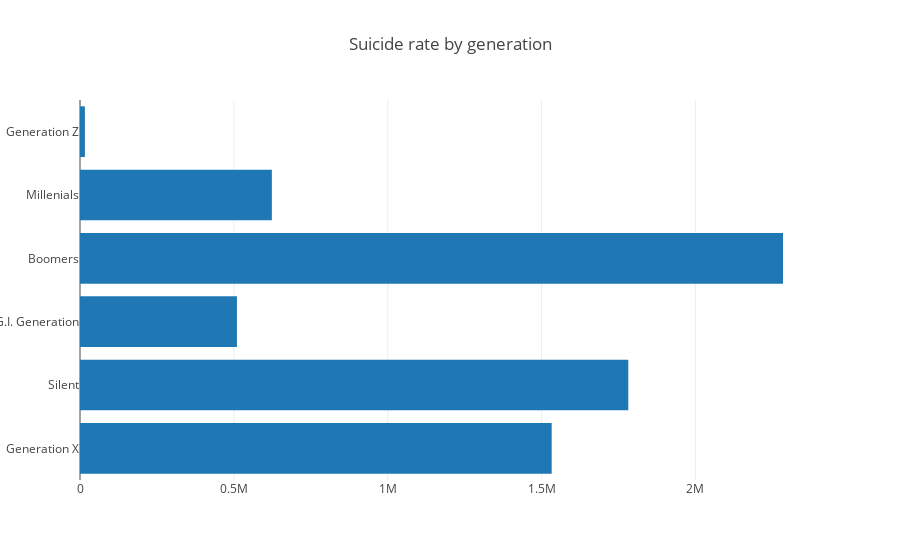

Here is the notebook cell this chart was saved with:
### Code cell
# Suicide rate by generation

data=pd.read_csv("master.csv")

generations = pd.unique(data['generation']) 

gen_suicide = [data[data['generation']== gen]['suicides_no'].sum() for gen in generations] 

trace1 = go.Bar(
    x=gen_suicide,
    y=generations,
    orientation = 'h',
    name='Generational suicides'
)


data = [trace1]
layout = go.Layout(
    barmode='group',
    title = 'Suicide rate by generation'
)

fig = dict( data=data, layout=layout )
py.offline.iplot( fig, validate=False)

### Figure 1 — Plotly figure (JSON) as saved in the notebook; plotly's stock layout.template omitted (floating-point values rounded to 4 significant figures)
{"data": [{"name": "Generational suicides", "orientation": "h", "type": "bar", "x": [1532804, 1781744, 510009, 2284498, 623459, 15906], "y": ["Generation X", "Silent", "G.I. Generation", "Boomers", "Millenials", "Generation Z"]}], "layout": {"barmode": "group", "title": {"text": "Suicide rate by generation"}}}
